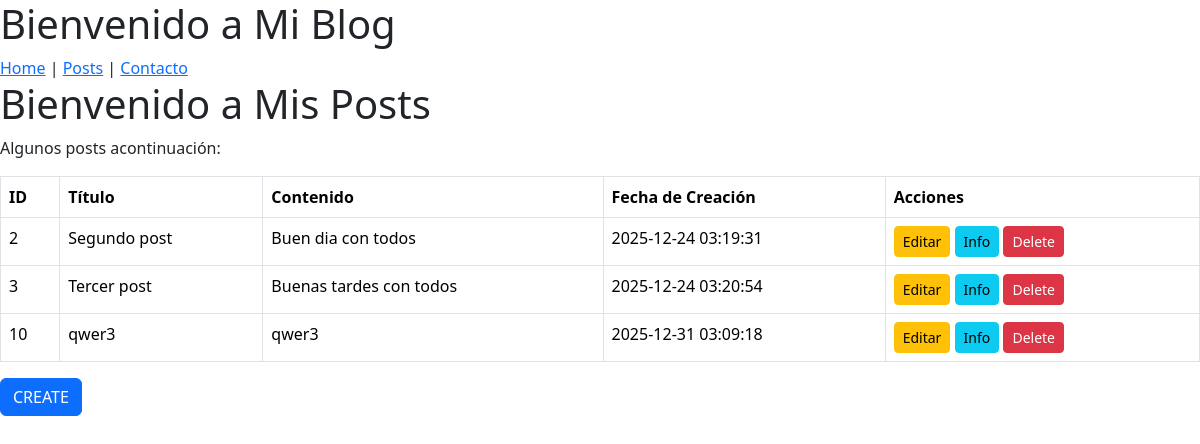
The page /posts on the database its author committed.
### tables this page shows
CREATE TABLE posts (
    id INTEGER PRIMARY KEY AUTOINCREMENT,
    created TIMESTAMP NOT NULL DEFAULT CURRENT_TIMESTAMP,
    title TEXT NOT NULL,
    content TEXT NOT NULL
);

### app.py (the view)
@app.route('/posts', methods=['GET'])
def get_all_post():
    conn = get_db_connection()
    posts_data = conn.execute('SELECT * FROM posts').fetchall()
    conn.close()
    return render_template("post/list_post.html", posts=posts_data)

### app.py (called while the page is built)
def get_db_connection():
    conn = sqlite3.connect('database.db')
    conn.row_factory = sqlite3.Row
    return conn

### templates/post/list_post.html (shortened to what this page needs)
{% extends 'base.html' %}
{% block content %}
<h1>Bienvenido a Mis Posts</h1>
<p>Algunos posts acontinuación:</p>
    <table class="table table-bordered">
        <thead>
            <tr>
                <th>ID</th>
                <th>Título</th>
                <th>Contenido</th>
                <th>Fecha de Creación</th>
                <th>Acciones</th>
            </tr>
        </thead>
        <tbody hx-confirm="Are you sure?" hx-target="closest tr" hx-swap="outerHTML swap:1s">
            {% for post in posts %}
                <tr>
                    <td>{{ post['id'] }}</td>
                    <td>{{ post['title'] }}</td>
                    <td>{{ post['content'] }}</td>
                    <td>{{ post['created'] }}</td>
                    <td>
                        <a href="{{ url_for('edit_one_post', post_id=post['id']) }}" class="btn btn-warning btn-sm">Editar</a>
                        <a href="{{ url_for('get_one_post', post_id=post['id']) }}" class="btn btn-info btn-sm">Info</a>
                        <button class="btn btn-danger btn-sm" hx-delete="{{ url_for('delete_one_post', post_id=post['id']) }}">Delete</button>
                    </td>
                </tr>
            {% endfor %}
        </tbody>
    </table>
<a href="{{ url_for('create_one_post') }}" class="btn btn-primary">
CREATE
</a>
{% endblock %}

### rows shown on the page
posts: id "2", title "Segundo post", content "Buen dia con todos", created "2025-12-24 03:19:31"
posts: id "3", title "Tercer post", content "Buenas tardes con todos", created "2025-12-24 03:20:54"
posts: id "10", title "qwer3", content "qwer3", created "2025-12-31 03:09:18"
